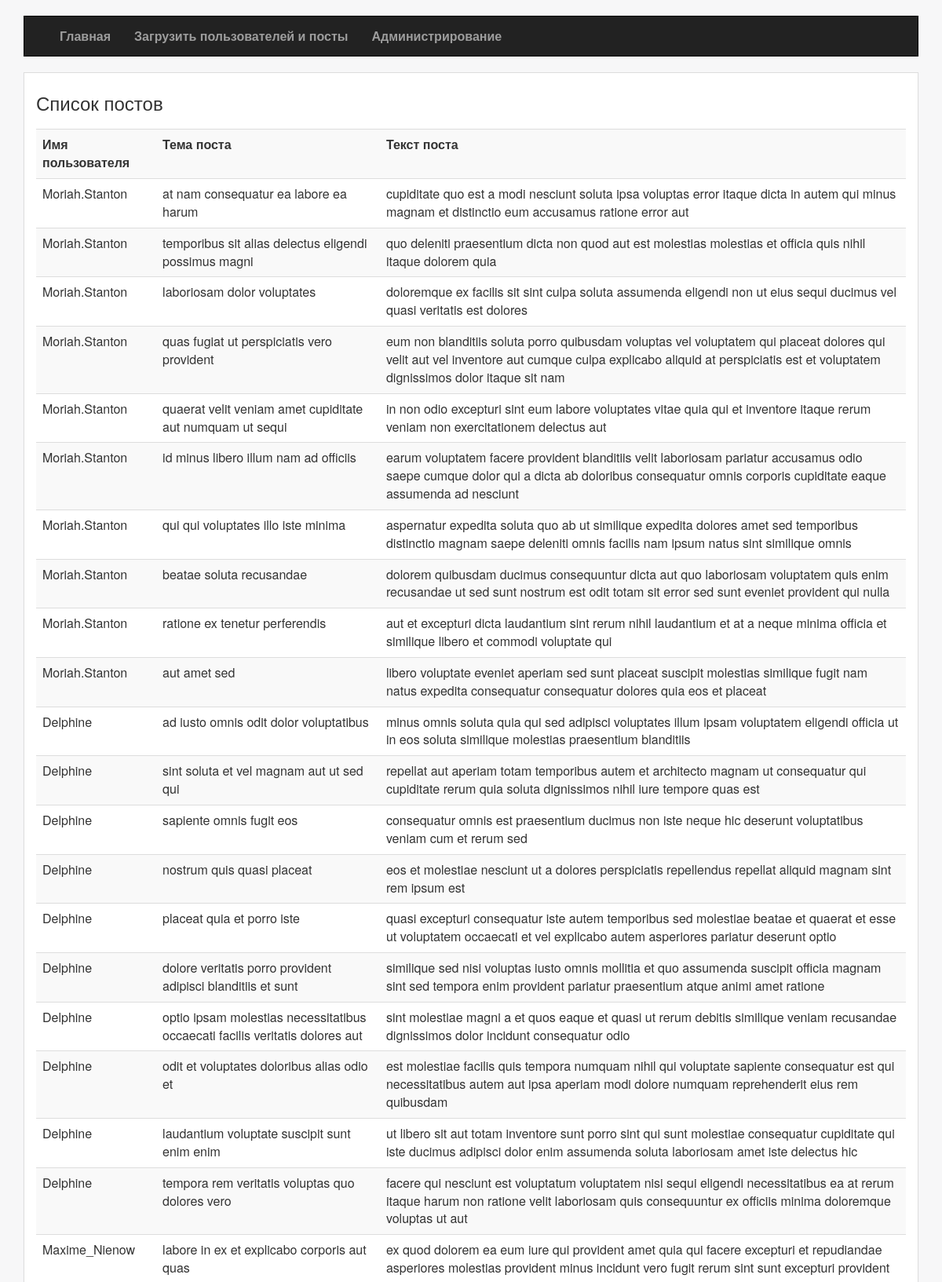
The page / (upper part) on the database its author committed.
### tltest/apps/posts/models.py (models this page shows, shortened)
class Post(models.Model):
    user = models.ForeignKey(User, on_delete=models.CASCADE)
    title = models.CharField('Название статьи', max_length=128)
    body = models.TextField('Текст статьи')
    class Meta:
        verbose_name = 'Пост'
        verbose_name_plural = 'Посты'

class User(models.Model):
    name = models.CharField('Имя пользователя', max_length=128)
    username = models.CharField('Ник', max_length=128)
    email = models.EmailField('Почта')
    address = models.TextField('Адрес')
    phone = models.CharField('Почта', max_length=128)
    website = models.CharField('Сайт', max_length=128)
    company = models.TextField('Компания')
    def __str__(self):
        return self.username
    class Meta:
        verbose_name = 'Пользователь'
        verbose_name_plural = 'Пользователи'

### tltest/apps/posts/views.py (the view)
# urls.py: path('', views.index, name='index'),
def index(request):
    posts_list = Post.objects.all().order_by('-id')
    return render(request, 'posts/index.html', {'posts_list': posts_list})

### tltest/templates/posts/index.html (shortened to what this page needs)
{% extends 'main.html' %}
{% block content %}
    <div class="col-sm-12">
        <div class="panel panel-default">
            <div class="panel-body">
                <h1>Список постов</h1>
                {% if posts_list %}
                    <table class="table table-striped">
                        <tr>
                            <th>Имя пользователя</th>
                            <th>Тема поста</th>
                            <th>Текст поста</th>
                        </tr>
                        {% for post in posts_list %}
                            <tr>
                                <td>{{ post.user }}</td>
                                <td>{{ post.title }}</td>
                                <td>{{ post.body }}</td>
                            </tr>
                        {% endfor %}
                    </table>
                {% else %}
                    <p>посты не найдены</p>
                {% endif %}
            </div>
        </div>
    </div>
{% endblock %}

### tltest/templates/main.html (shortened to what this page needs)
<!DOCTYPE html>
<html lang="en">
<head>
    {% load bootstrap3 %}
    {% bootstrap_css %}
    {% load static %}
    <link rel="stylesheet" href="{% static 'css/style.css' %}">
</head>
<body>
<div class="container">
    <div class="row">
        <div class="col-sm-12">
            <nav class="navbar navbar-inverse">
                <div class="container-fluid">
                    <div class="collapse navbar-collapse" id="navbar-main">
                        <ul class="nav navbar-nav">
                            <li><a href="{% url 'posts:index' %}">Главная</a></li>
                            <li><a href="{% url 'posts:upload' %}">Загрузить пользователей и посты</a></li>
                            <li><a href="{% url 'admin:index' %}" target="_blank">Администрирование</a></li>
                        </ul>
                    </div>
                </div>
            </nav>
        </div>
        {% block content %}{% endblock %}
    </div>
</div>
</body>
</html>

### tltest/apps/posts/static/css/style.css (style rules this page uses)
body { background-color: #f7f7f8; }
@media (min-width: 1000px) { body { font-size: 16px; } }
h1 { font-size: 24px; margin: 10px 0 15px 0; }
.navbar { font-weight: bold; border-radius: 0; }
.navbar, .table { margin-top: 20px; }
.panel { border-radius: 0; }

### rows shown on the page
Post: user "Moriah.Stanton", title "at nam consequatur ea labore ea harum", body "cupiditate quo est a modi nesciunt soluta ipsa voluptas error itaque dicta in autem qui minus magnam et distinctio eum accusamus ratione error aut"
Post: user "Moriah.Stanton", title "temporibus sit alias delectus eligendi possimus magni", body "quo deleniti praesentium dicta non quod aut est molestias molestias et officia quis nihil itaque dolorem quia"
Post: user "Moriah.Stanton", title "laboriosam dolor voluptates", body "doloremque ex facilis sit sint culpa soluta assumenda eligendi non ut eius sequi ducimus vel quasi veritatis est dolores"
Post: user "Moriah.Stanton", title "quas fugiat ut perspiciatis vero provident", body "eum non blanditiis soluta porro quibusdam voluptas vel voluptatem qui placeat dolores qui velit aut vel inventore aut cumque culpa explicabo aliquid at perspiciatis est et voluptatem dignissimos dolor itaque sit nam"
Post: user "Moriah.Stanton", title "quaerat velit veniam amet cupiditate aut numquam ut sequi", body "in non odio excepturi sint eum labore voluptates vitae quia qui et inventore itaque rerum veniam non exercitationem delectus aut"
Post: user "Moriah.Stanton", title "id minus libero illum nam ad officiis", body "earum voluptatem facere provident blanditiis velit laboriosam pariatur accusamus odio saepe cumque dolor qui a dicta ab doloribus consequatur omnis corporis cupiditate eaque assumenda ad nesciunt"
Post: user "Moriah.Stanton", title "qui qui voluptates illo iste minima", body "aspernatur expedita soluta quo ab ut similique expedita dolores amet sed temporibus distinctio magnam saepe deleniti omnis facilis nam ipsum natus sint similique omnis"
Post: user "Moriah.Stanton", title "beatae soluta recusandae", body "dolorem quibusdam ducimus consequuntur dicta aut quo laboriosam voluptatem quis enim recusandae ut sed sunt nostrum est odit totam sit error sed sunt eveniet provident qui nulla"
Post: user "Moriah.Stanton", title "ratione ex tenetur perferendis", body "aut et excepturi dicta laudantium sint rerum nihil laudantium et at a neque minima officia et similique libero et commodi voluptate qui"
Post: user "Moriah.Stanton", title "aut amet sed", body "libero voluptate eveniet aperiam sed sunt placeat suscipit molestias similique fugit nam natus expedita consequatur consequatur dolores quia eos et placeat"
Post: user "Delphine", title "ad iusto omnis odit dolor voluptatibus", body "minus omnis soluta quia qui sed adipisci voluptates illum ipsam voluptatem eligendi officia ut in eos soluta similique molestias praesentium blanditiis"
Post: user "Delphine", title "sint soluta et vel magnam aut ut sed qui", body "repellat aut aperiam totam temporibus autem et architecto magnam ut consequatur qui cupiditate rerum quia soluta dignissimos nihil iure tempore quas est"
Post: user "Delphine", title "sapiente omnis fugit eos", body "consequatur omnis est praesentium ducimus non iste neque hic deserunt voluptatibus veniam cum et rerum sed"
Post: user "Delphine", title "nostrum quis quasi placeat", body "eos et molestiae nesciunt ut a dolores perspiciatis repellendus repellat aliquid magnam sint rem ipsum est"
Post: user "Delphine", title "placeat quia et porro iste", body "quasi excepturi consequatur iste autem temporibus sed molestiae beatae et quaerat et esse ut voluptatem occaecati et vel explicabo autem asperiores pariatur deserunt optio"
Post: user "Delphine", title "dolore veritatis porro provident adipisci blanditiis et sunt", body "similique sed nisi voluptas iusto omnis mollitia et quo assumenda suscipit officia magnam sint sed tempora enim provident pariatur praesentium atque animi amet ratione"
Post: user "Delphine", title "optio ipsam molestias necessitatibus occaecati facilis veritatis dolores aut", body "sint molestiae magni a et quos eaque et quasi ut rerum debitis similique veniam recusandae dignissimos dolor incidunt consequatur odio"
Post: user "Delphine", title "odit et voluptates doloribus alias odio et", body "est molestiae facilis quis tempora numquam nihil qui voluptate sapiente consequatur est qui necessitatibus autem aut ipsa aperiam modi dolore numquam reprehenderit eius rem quibusdam"
Post: user "Delphine", title "laudantium voluptate suscipit sunt enim enim", body "ut libero sit aut totam inventore sunt porro sint qui sunt molestiae consequatur cupiditate qui iste ducimus adipisci dolor enim assumenda soluta laboriosam amet iste delectus hic"
Post: user "Delphine", title "tempora rem veritatis voluptas quo dolores vero", body "facere qui nesciunt est voluptatum voluptatem nisi sequi eligendi necessitatibus ea at rerum itaque harum non ratione velit laboriosam quis consequuntur ex officiis minima doloremque voluptas ut aut"
Post: user "Maxime_Nienow", title "labore in ex et explicabo corporis aut quas", body "ex quod dolorem ea eum iure qui provident amet quia qui facere excepturi et repudiandae asperiores molestias provident minus incidunt vero fugit rerum sint sunt excepturi provident"
